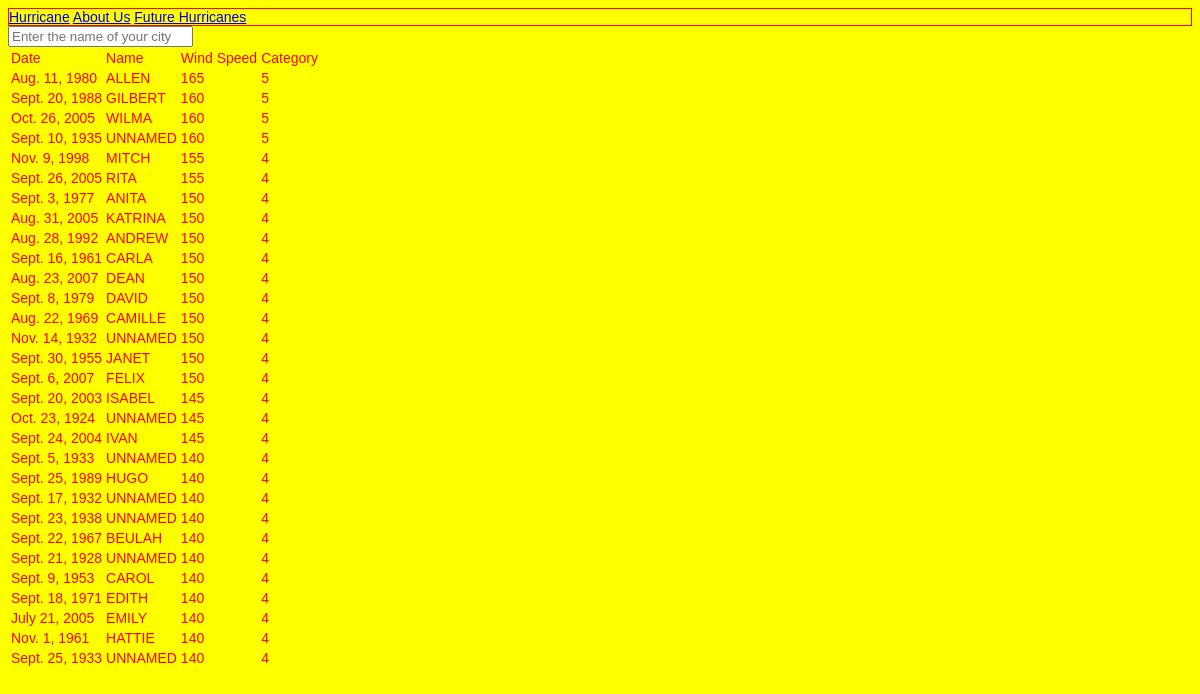
The page /history/ on the database its author committed.
### history/models.py (models this page shows, shortened)
class Hurricane(models.Model):
    name = models.CharField(max_length=10)
    max_wind = models.IntegerField()
    start_date = models.DateTimeField()
    category = models.IntegerField()

### history/views.py (the view)
def index(request):
    header = ['Date', 'Name', 'Wind Speed', 'Category']
    output = []
    for i in Hurricane.objects.all().order_by('-max_wind')[:30]:
        output.append([i.start_date.date(), i.name, i.max_wind, i.category])
    return render(request, 'history/index.html', {'table_head': header, 'table': output})

### history/templates/history/index.html (shortened to what this page needs)
{% extends 'history/base.html' %}
{% block content %}
{% load static %}
<table>
    <thead>
        <tr>
            {% for item in table_head %}
                <td> {{ item }} </td>
            {% endfor %}
        </tr>
    </thead>
    <tbody>
        {% for row in table %}
            <tr>
                {% for item in row %}
                    <td> {{ item }} </td>
                {% endfor %}
            </tr>
        {% endfor %}
    </tbody>
</table>
{% endblock %}

### history/templates/history/base.html (shortened to what this page needs)
{% load static %}
<!DOCTYPE html>
<html>
    <head>
        <link rel="stylesheet" type="text/css" href="{% static 'history/styles/css/style.css' %}">
    </head>
    <header>
        <a href="history/base.html">Hurricane</a>
        <a href="about-us.html">About Us</a>
        <a href="future-hurricanes.html">Future Hurricanes</a>
    </header>
    <body>
        <form>
            <input type ="text" name="City" placeholder="Enter the name of your city">
        </form>
        <div class="content">
            {% block content %}
            {% endblock %}
        </div>
    </body>
</html>

### history/static/history/styles/css/style.css (style rules this page uses)
html { font-size: 14px; font-family: calibri, sans-serif; box-sizing: border-box; color: red; }
header { border: red 1px solid; }
body { background-color: yellow; }
body form { width: 20.8333333333%; }

### rows shown on the page
Hurricane: row "ALLEN"
Hurricane: row "GILBERT"
Hurricane: row "WILMA"
Hurricane: row "UNNAMED"
Hurricane: row "MITCH"
Hurricane: row "RITA"
Hurricane: row "ANITA"
Hurricane: row "KATRINA"
Hurricane: row "ANDREW"
Hurricane: row "CARLA"
Hurricane: row "DEAN"
Hurricane: row "DAVID"
Hurricane: row "CAMILLE"
Hurricane: row "UNNAMED"
Hurricane: row "JANET"
Hurricane: row "FELIX"
Hurricane: row "ISABEL"
Hurricane: row "UNNAMED"
Hurricane: row "IVAN"
Hurricane: row "UNNAMED"
Hurricane: row "HUGO"
Hurricane: row "UNNAMED"
Hurricane: row "UNNAMED"
Hurricane: row "BEULAH"
Hurricane: row "UNNAMED"
Hurricane: row "CAROL"
Hurricane: row "EDITH"
Hurricane: row "EMILY"
Hurricane: row "HATTIE"
Hurricane: row "UNNAMED"

### other values the page prints
{{ item }} "Date" "Name" "Wind Speed" "Category"
{{ item }} "Aug. 11, 1980" "165" "5" "Sept. 20, 1988" "160" "5" "Oct. 26, 2005" "160" "5" "Sept. 10, 1935" "160" "5" "Nov. 9, 1998" "155" "4" "Sept. 26, 2005" "155" "4" "Sept. 3, 1977" "150" "4" "Aug. 31, 2005" "150" "4" "Aug. 28, 1992" "150" "4" "Sept. 16, 1961" "150" "4" "Aug. 23, 2007" "150" "4" "Sept. 8, 1979" "150" "4" "Aug. 22, 1969" "150" "4" "Nov. 14, 1932" "150" "4" "Sept. 30, 1955" "150" "4" "Sept. 6, 2007" "150" "4" "Sept. 20, 2003" "145" "4" "Oct. 23, 1924" "145" "4" "Sept. 24, 2004" "145" "4" "Sept. 5, 1933" "140" "4" "Sept. 25, 1989" "140" "4" "Sept. 17, 1932" "140" "4" "Sept. 23, 1938" "140" "4" "Sept. 22, 1967" "140" "4" "Sept. 21, 1928" "140" "4" "Sept. 9, 1953" "140" "4" "Sept. 18, 1971" "140" "4" "July 21, 2005" "140" "4" "Nov. 1, 1961" "140" "4" "Sept. 25, 1933" "140" "4"
